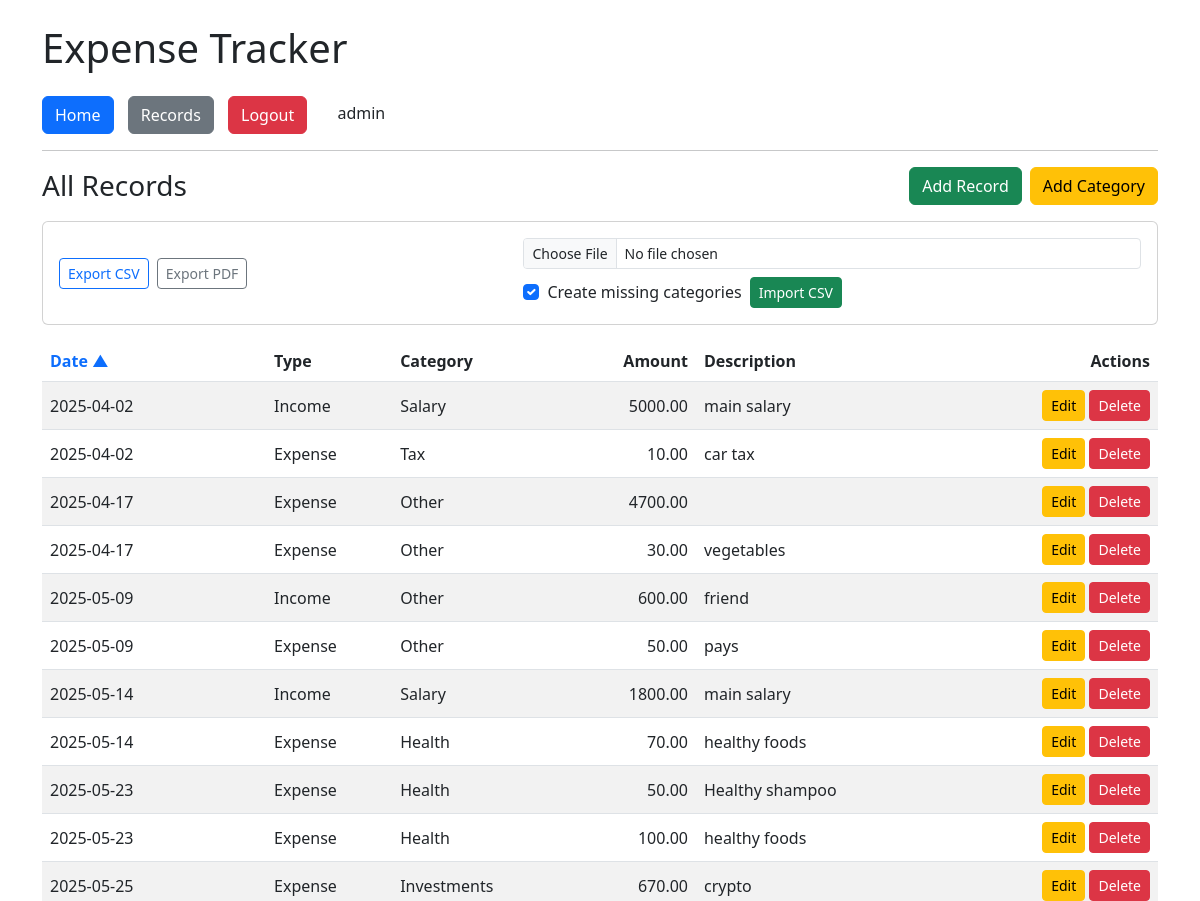
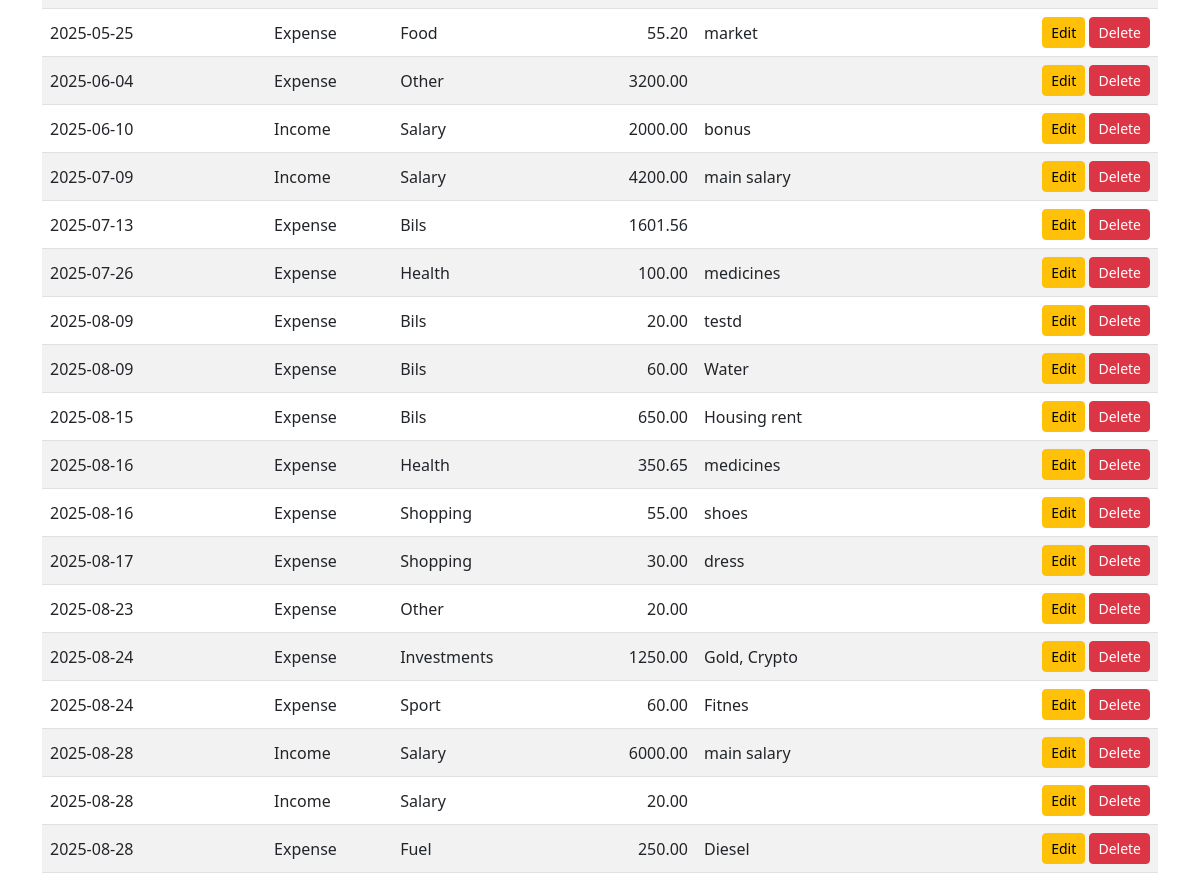
Screenshot of /records/?sort=asc (signed in) with the database file from the repository (2 pictures, top to bottom).
### models/models.py (models this page shows)
class User(db.Model, UserMixin):
    id = db.Column(db.Integer, primary_key=True)
    username = db.Column(db.String(50), unique=True, nullable=False)
    password = db.Column(db.String(200), nullable=False)
    records = db.relationship("Record", backref="user", lazy=True)
    categories = db.relationship("Category", backref="user", lazy=True)

class Record(db.Model):
    id = db.Column(db.Integer, primary_key=True)
    date = db.Column(db.String(20), nullable=False)
    type = db.Column(db.String(10), nullable=False)
    category = db.Column(db.String(50), nullable=False)
    amount = db.Column(db.Float, nullable=False)
    description = db.Column(db.String(200))
    user_id = db.Column(db.Integer, db.ForeignKey("user.id"), nullable=False)

### routes/records.py (the view)
@records_bp.route("/")
@login_required
def list_records():
    sort = request.args.get("sort", "desc")
    q = Record.query.filter_by(user_id=current_user.id)
    if sort == "asc":
        records = q.order_by(Record.date.asc()).all()
    else:
        records = q.order_by(Record.date.desc()).all()
    return render_template("records.html", records=records, sort=sort)

### app.py (called while the page is built)
def create_app():
    app = Flask(__name__)
    app_env = os.environ.get("APP_ENV", "development").lower()
    if app_env == "production":
        app.config.from_object(ProdConfig)
    else:
        app.config.from_object(DevConfig)
    db.init_app(app)
    from routes.auth import auth_bp
    from routes.home import home_bp
    from routes.records import records_bp
    from routes.categories import categories_bp
    app.register_blueprint(auth_bp)
    app.register_blueprint(home_bp)
    app.register_blueprint(records_bp)
    app.register_blueprint(categories_bp)
    login_manager = LoginManager()
    login_manager.init_app(app)
    login_manager.login_view = "auth.login"
    @login_manager.user_loader
    def load_user(user_id):
        return User.query.get(int(user_id))
    return app

### templates/records.html
{% extends "base.html" %}
{% block content %}
<div class="d-flex flex-wrap justify-content-between align-items-center mb-3">
 	<h3 class="mb-2 mb-md-0">All Records</h3>
 	<div class="d-flex gap-2">
 		<a href="{{ url_for('records.add_record') }}" class="btn btn-success">Add Record</a>
		<a href="{{ url_for('categories.add_category') }}" class="btn btn-warning">Add Category</a>
	</div>
</div>
<div class="card mb-3">
	<div class="card-body d-flex flex-wrap align-items-center gap-2">
		<a href="{{ url_for('records.export_csv') }}" class="btn btn-outline-primary btn-sm">Export CSV</a>
		<a href="{{ url_for('records.export_pdf') }}" class="btn btn-outline-secondary btn-sm">Export PDF</a>
		<form class="d-flex flex-wrap align-items-center gap-2 ms-auto"
			action="{{ url_for('records.import_csv') }}"
			method="POST" enctype="multipart/form-data">
			<input type="file" name="file" accept=".csv"
				class="form-control form-control-sm" required>
			<div class="form-check">
				<input class="form-check-input" type="checkbox" id="createCats" name="create_missing_categories" checked>
				<label class="form-check-label" for="createCats">Create missing categories</label>
			</div>
			<button class="btn btn-success btn-sm" type="submit">Import CSV</button>
		</form>
	</div>
</div>
{% if records|length == 0 %}
	<div class="alert alert-info">No records yet. Use <b>Add Record</b> to create your first entry.</div>
{% else %}
	<table class="table table-striped table-hover align-middle">
		<thead>
			<tr>
				<th style="min-width:140px">
					<a href="{{ url_for('records.list_records', sort='asc' if sort=='desc' else 'desc') }}"
						class="text-decoration-none">
			            Date
						{% if sort == 'asc' %}
							▲
						{% else %}
							▼
						{% endif %}
					</a>
				</th>
				<th>Type</th>
				<th>Category</th>
				<th class="text-end">Amount</th>
				<th>Description</th>
				<th class="text-end" style="min-width:140px">Actions</th>
			</tr>
		</thead>
	<tbody>
		{% for r in records %}
		<tr>
			<td>{{ r.date }}</td>
			<td>{{ r.type|title }}</td>
			<td>{{ r.category }}</td>
			<td class="text-end">{{ "%.2f"|format(r.amount) }}</td>
			<td>{{ r.description }}</td>
			<td class="text-end">
			<a href="{{ url_for('records.edit_record', id=r.id) }}" class="btn btn-warning btn-sm">Edit</a>
			<form action="{{ url_for('records.delete_record', id=r.id) }}"
				method="POST" style="display:inline;">
				<button type="submit" class="btn btn-danger btn-sm"
					onclick="return confirm('Delete this record?');">
					Delete
				</button>
			</form>
			</td>
		</tr>
		{% endfor %}
	</tbody>
	</table>
{% endif %}
{% endblock %}

### templates/base.html (shortened to what this page needs)
<!DOCTYPE html>
<html>
<head>
	<link rel="stylesheet" href="{{ url_for('static', filename='css/style.css') }}">
	<link rel="stylesheet" href="https://cdn.jsdelivr.net/npm/bootstrap@5.3.0/dist/css/bootstrap.min.css">
</head>
<body class="container mt-4">
	<h1 class="mb-4">Expense Tracker</h1>
	<nav>
		<a href="{{ url_for('home.index') }}" class="btn btn-primary">Home</a>
		<a href="{{ url_for('records.list_records') }}" class="btn btn-secondary">Records</a>
		{% if current_user.is_authenticated %}
        <a href="{{ url_for('auth.logout') }}" class="btn btn-danger">Logout</a>
        <span class="ms-3">{{ current_user.username }}</span>
    	{% else %}
        <a href="{{ url_for('auth.login') }}" class="btn btn-success">Login</a>
        <a href="{{ url_for('auth.register') }}" class="btn btn-info">Register</a>
    {% endif %}
	</nav>
	<hr>
	{% block content %}{% endblock %}
</body>
</html>

### static/css/style.css (style rules this page uses)
body { background-color: #f8f9fa; font-family: Arial, sans-serif; }
h1, h3 { color: #333; }
nav a { margin-right: 10px; }
.card { border-radius: 12px; }

### rows the page displays
User: username "admin"
Record: date "2025-04-02", type "Income", category "Salary", amount "5000.00", description "main salary"
Record: date "2025-04-02", type "Expense", category "Tax", amount "10.00", description "car tax"
Record: date "2025-04-17", type "Expense", category "Other", amount "4700.00"
Record: date "2025-04-17", type "Expense", category "Other", amount "30.00", description "vegetables"
Record: date "2025-05-09", type "Income", category "Other", amount "600.00", description "friend"
Record: date "2025-05-09", type "Expense", category "Other", amount "50.00", description "pays"
Record: date "2025-05-14", type "Income", category "Salary", amount "1800.00", description "main salary"
Record: date "2025-05-14", type "Expense", category "Health", amount "70.00", description "healthy foods"
Record: date "2025-05-23", type "Expense", category "Health", amount "50.00", description "Healthy shampoo"
Record: date "2025-05-23", type "Expense", category "Health", amount "100.00", description "healthy foods"
Record: date "2025-05-25", type "Expense", category "Investments", amount "670.00", description "crypto"
Record: date "2025-05-25", type "Expense", category "Food", amount "55.20", description "market"
Record: date "2025-06-04", type "Expense", category "Other", amount "3200.00"
Record: date "2025-06-10", type "Income", category "Salary", amount "2000.00", description "bonus"
Record: date "2025-07-09", type "Income", category "Salary", amount "4200.00", description "main salary"
Record: date "2025-07-13", type "Expense", category "Bils", amount "1601.56"
Record: date "2025-07-26", type "Expense", category "Health", amount "100.00", description "medicines"
Record: date "2025-08-09", type "Expense", category "Bils", amount "20.00", description "testd"
Record: date "2025-08-09", type "Expense", category "Bils", amount "60.00", description "Water"
Record: date "2025-08-15", type "Expense", category "Bils", amount "650.00", description "Housing rent"
Record: date "2025-08-16", type "Expense", category "Health", amount "350.65", description "medicines"
Record: date "2025-08-16", type "Expense", category "Shopping", amount "55.00", description "shoes"
Record: date "2025-08-17", type "Expense", category "Shopping", amount "30.00", description "dress"
Record: date "2025-08-23", type "Expense", category "Other", amount "20.00"
Record: date "2025-08-24", type "Expense", category "Investments", amount "1250.00", description "Gold, Crypto"
Record: date "2025-08-24", type "Expense", category "Sport", amount "60.00", description "Fitnes"
Record: date "2025-08-28", type "Income", category "Salary", amount "6000.00", description "main salary"
Record: date "2025-08-28", type "Income", category "Salary", amount "20.00"
Record: date "2025-08-28", type "Expense", category "Fuel", amount "250.00", description "Diesel"
